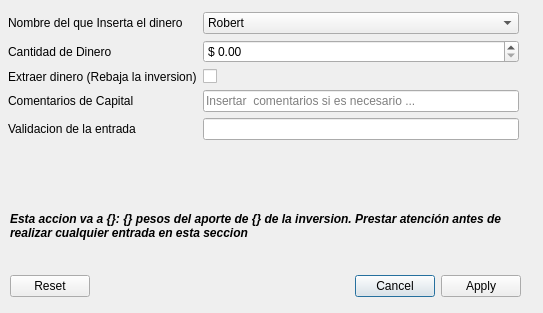
<?xml version="1.0" encoding="UTF-8"?>
<ui version="4.0">
 <class>DialogCapital</class>
 <widget class="QDialog" name="DialogCapital">
  <property name="windowModality">
   <enum>Qt::ApplicationModal</enum>
  </property>
  <property name="geometry">
   <rect>
    <x>0</x>
    <y>0</y>
    <width>543</width>
    <height>313</height>
   </rect>
  </property>
  <property name="windowTitle">
   <string>Insertar Capital</string>
  </property>
  <property name="windowIcon">
   <iconset>
    <normaloff>icon.png</normaloff>icon.png</iconset>
  </property>
  <property name="modal">
   <bool>false</bool>
  </property>
  <widget class="QDialogButtonBox" name="buttonBox">
   <property name="geometry">
    <rect>
     <x>10</x>
     <y>270</y>
     <width>511</width>
     <height>32</height>
    </rect>
   </property>
   <property name="orientation">
    <enum>Qt::Horizontal</enum>
   </property>
   <property name="standardButtons">
    <set>QDialogButtonBox::Apply|QDialogButtonBox::Cancel|QDialogButtonBox::Reset</set>
   </property>
  </widget>
  <widget class="QWidget" name="formLayoutWidget_2">
   <property name="geometry">
    <rect>
     <x>8</x>
     <y>12</y>
     <width>511</width>
     <height>168</height>
    </rect>
   </property>
   <layout class="QFormLayout" name="formLayout_2">
    <item row="0" column="0">
     <widget class="QLabel" name="nombreDelQueInsertaElDineroLabel">
      <property name="text">
       <string>Nombre del que Inserta el dinero</string>
      </property>
     </widget>
    </item>
    <item row="0" column="1">
     <widget class="QComboBox" name="nombreDelQueInsertaElDineroComboBox">
      <item>
       <property name="text">
        <string>Robert</string>
       </property>
      </item>
      <item>
       <property name="text">
        <string>Ariadna</string>
       </property>
      </item>
     </widget>
    </item>
    <item row="1" column="0">
     <widget class="QLabel" name="cantidadDeDineroLabel">
      <property name="text">
       <string>Cantidad de Dinero </string>
      </property>
     </widget>
    </item>
    <item row="1" column="1">
     <widget class="QDoubleSpinBox" name="cantidadDeDineroDoubleSpinBox">
      <property name="showGroupSeparator" stdset="0">
       <bool>true</bool>
      </property>
      <property name="prefix">
       <string>$ </string>
      </property>
      <property name="maximum">
       <double>1000000.000000000000000</double>
      </property>
     </widget>
    </item>
    <item row="2" column="0">
     <widget class="QLabel" name="extraccionDelMontoLabel">
      <property name="text">
       <string>Extraer dinero (Rebaja la inversion)</string>
      </property>
     </widget>
    </item>
    <item row="2" column="1">
     <widget class="QCheckBox" name="extraccionDelMontoCheckBox"/>
    </item>
    <item row="3" column="0">
     <widget class="QLabel" name="comentariosDeCapitalLabel">
      <property name="text">
       <string>Comentarios de Capital</string>
      </property>
     </widget>
    </item>
    <item row="3" column="1">
     <widget class="QLineEdit" name="comentariosDeCapitalLineEdit">
      <property name="inputMethodHints">
       <set>Qt::ImhMultiLine</set>
      </property>
      <property name="placeholderText">
       <string>Insertar  comentarios si es necesario ...</string>
      </property>
     </widget>
    </item>
    <item row="4" column="0">
     <widget class="QLabel" name="validacionDeLaEntradaLabel">
      <property name="text">
       <string>Validacion de la entrada</string>
      </property>
     </widget>
    </item>
    <item row="4" column="1">
     <widget class="QLineEdit" name="validacionDeLaEntradaLineEdit">
      <property name="inputMethodHints">
       <set>Qt::ImhHiddenText|Qt::ImhNoAutoUppercase|Qt::ImhNoPredictiveText|Qt::ImhSensitiveData</set>
      </property>
      <property name="echoMode">
       <enum>QLineEdit::Password</enum>
      </property>
     </widget>
    </item>
   </layout>
  </widget>
  <widget class="QLabel" name="notasDeCapital">
   <property name="geometry">
    <rect>
     <x>10</x>
     <y>190</y>
     <width>511</width>
     <height>71</height>
    </rect>
   </property>
   <property name="font">
    <font>
     <weight>75</weight>
     <italic>true</italic>
     <bold>true</bold>
    </font>
   </property>
   <property name="text">
    <string>Esta accion va a {}: {} pesos del aporte de {} de la inversion. Prestar atención antes de realizar cualquier entrada en esta seccion </string>
   </property>
   <property name="wordWrap">
    <bool>true</bool>
   </property>
  </widget>
 </widget>
 <resources/>
 <connections>
  <connection>
   <sender>buttonBox</sender>
   <signal>accepted()</signal>
   <receiver>DialogCapital</receiver>
   <slot>accept()</slot>
   <hints>
    <hint type="sourcelabel">
     <x>248</x>
     <y>254</y>
    </hint>
    <hint type="destinationlabel">
     <x>157</x>
     <y>274</y>
    </hint>
   </hints>
  </connection>
  <connection>
   <sender>buttonBox</sender>
   <signal>rejected()</signal>
   <receiver>DialogCapital</receiver>
   <slot>reject()</slot>
   <hints>
    <hint type="sourcelabel">
     <x>316</x>
     <y>260</y>
    </hint>
    <hint type="destinationlabel">
     <x>286</x>
     <y>274</y>
    </hint>
   </hints>
  </connection>
 </connections>
</ui>
